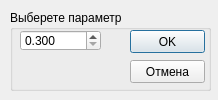
<?xml version="1.0" encoding="UTF-8"?>
<ui version="4.0">
 <class>Sigma</class>
 <widget class="QDialog" name="Sigma">
  <property name="geometry">
   <rect>
    <x>0</x>
    <y>0</y>
    <width>218</width>
    <height>100</height>
   </rect>
  </property>
  <property name="windowTitle">
   <string>Sigma</string>
  </property>
  <property name="windowIcon">
   <iconset resource="gui.qrc">
    <normaloff>:/GUI/Resources/mainicon.png</normaloff>:/GUI/Resources/mainicon.png</iconset>
  </property>
  <property name="modal">
   <bool>true</bool>
  </property>
  <widget class="QGroupBox" name="groupBox">
   <property name="geometry">
    <rect>
     <x>10</x>
     <y>10</y>
     <width>201</width>
     <height>81</height>
    </rect>
   </property>
   <property name="title">
    <string>Выберете параметр</string>
   </property>
   <widget class="QPushButton" name="btnOk">
    <property name="geometry">
     <rect>
      <x>120</x>
      <y>20</y>
      <width>75</width>
      <height>23</height>
     </rect>
    </property>
    <property name="text">
     <string>OK</string>
    </property>
   </widget>
   <widget class="QDoubleSpinBox" name="sigmaBox">
    <property name="geometry">
     <rect>
      <x>10</x>
      <y>20</y>
      <width>81</width>
      <height>21</height>
     </rect>
    </property>
    <property name="decimals">
     <number>3</number>
    </property>
    <property name="minimum">
     <double>0.300000000000000</double>
    </property>
    <property name="maximum">
     <double>5.000000000000000</double>
    </property>
    <property name="singleStep">
     <double>0.001000000000000</double>
    </property>
    <property name="value">
     <double>0.300000000000000</double>
    </property>
   </widget>
   <widget class="QPushButton" name="btnCancel">
    <property name="geometry">
     <rect>
      <x>120</x>
      <y>50</y>
      <width>75</width>
      <height>23</height>
     </rect>
    </property>
    <property name="text">
     <string>Отмена</string>
    </property>
   </widget>
  </widget>
 </widget>
 <layoutdefault spacing="6" margin="11"/>
 <resources>
  <include location="gui.qrc"/>
 </resources>
 <connections/>
</ui>
